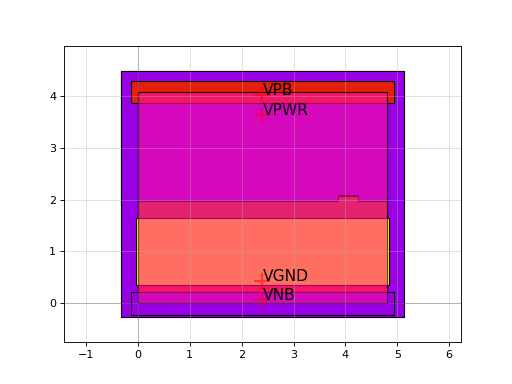

The Python source for this figure:
import sky130

c = sky130.components.sky130_fd_sc_hvl__buf_4()
c.plot()
